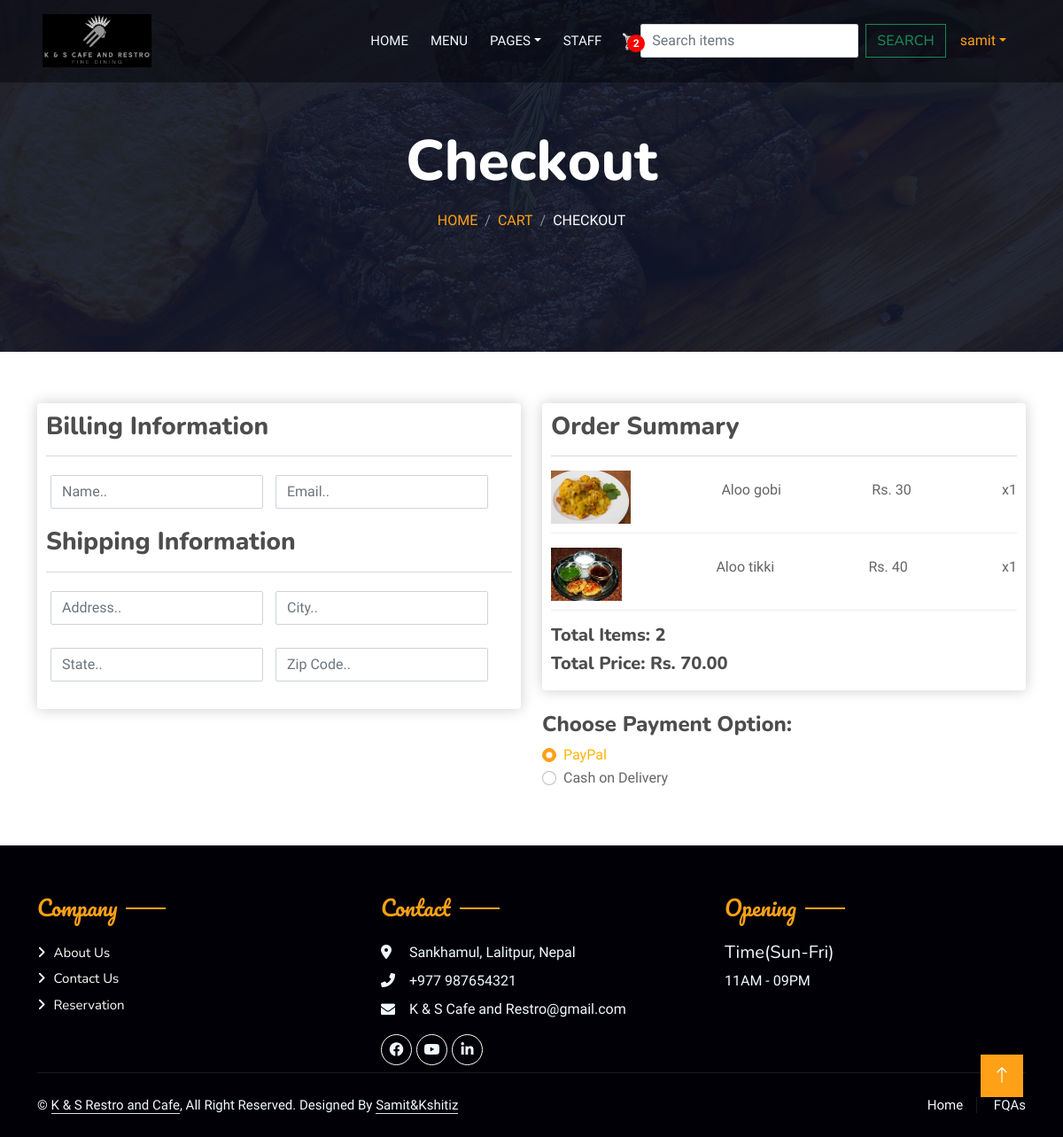
The app's page /checkout/ (signed in), older data.
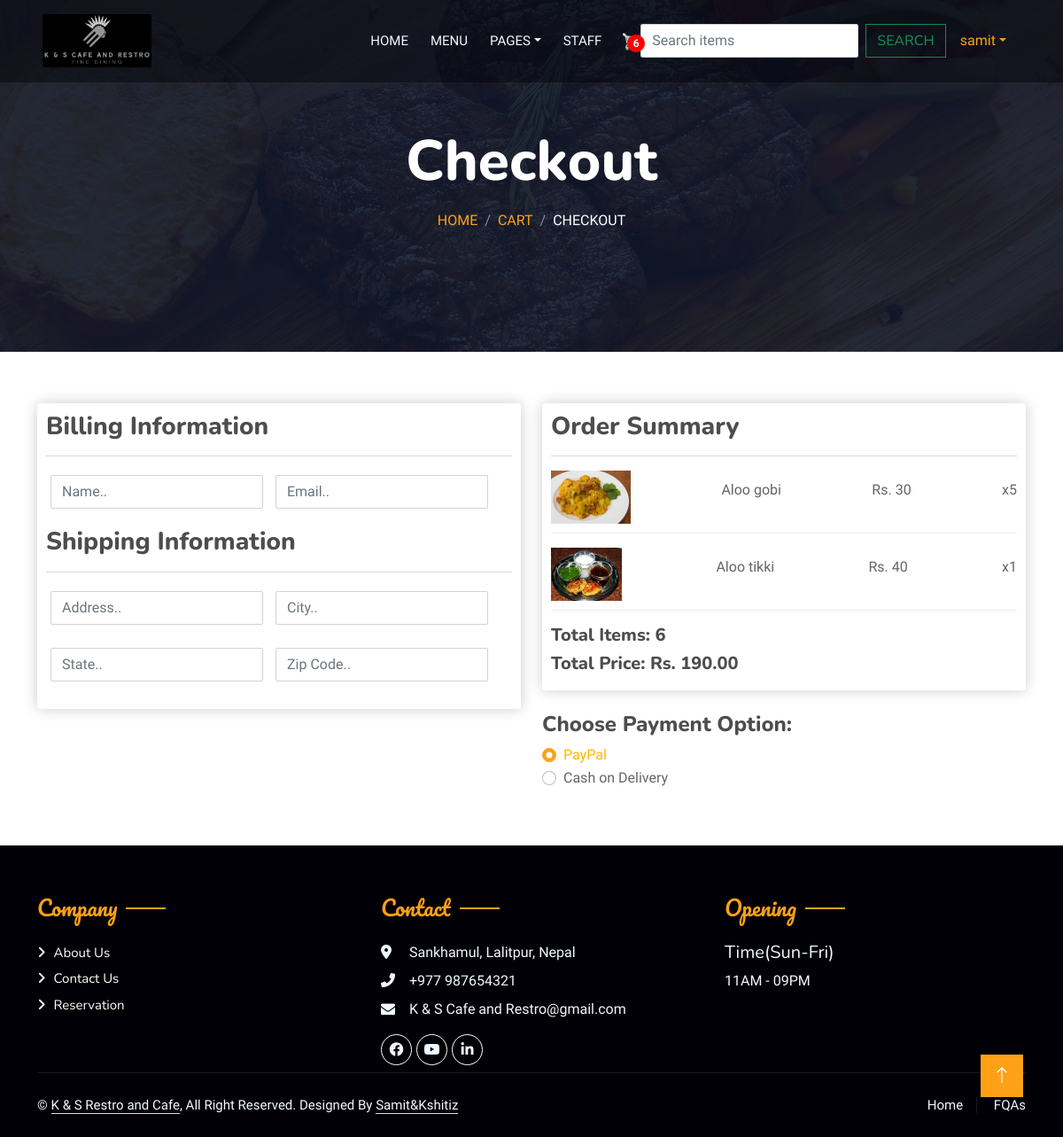
The same page, newer data.
### home/models.py (models this page shows, shortened)
class OrderItem(models.Model):
    user = models.OneToOneField(User, null=True, blank=True, on_delete=models.CASCADE)
    product = models.ForeignKey(Items, on_delete=models.SET_NULL, blank=True, null=True)
    order = models.ForeignKey(Order, on_delete=models.SET_NULL, null=True, blank=True)
    quantity = models.IntegerField(default=0, null=True, blank=True)
    date_added = models.DateTimeField(auto_now_add=True)
    @property
    def get_total(self):
        return self.quantity * self.product.price

class Order(models.Model):
    customer = models.ForeignKey(Customer, on_delete=models.SET_NULL, null=True, blank=True)
    date_ordered = models.DateTimeField(auto_now_add=True)
    complete = models.BooleanField(default=False)
    transaction_id = models.CharField(max_length=100, null=True)
    @property
    def get_cart_total(self):
        order_items = self.orderitem_set.all()
        total = sum(item.get_total for item in order_items)
        return total
    @property
    def get_cart_items(self):
        order_items = self.orderitem_set.all()
        total = sum(item.quantity for item in order_items)
        return total

class Items(models.Model):
    CATEGORY_CHOICES = [
        ('Food', 'Food'),
        ('Drinks', 'Drinks'),
    ]
    name = models.CharField(max_length=20)
    price = models.IntegerField()
    image = models.ImageField(null=True, blank=True, upload_to="images/")
    digital = models.BooleanField(default=False)
    date_added = models.DateTimeField(auto_now_add=True, null=True)
    category = models.CharField(max_length=10, choices=CATEGORY_CHOICES, default='Food')  # New field

### home/views.py (the view)
# urls.py: path("checkout/", checkout, name="checkout"),
@login_required(login_url='login')
def checkout(request):
    if request.user.is_authenticated:
        try:
            customer = request.user.customer
        except ObjectDoesNotExist:
            messages.error(request, "Customer account not found. Please contact support or register.")
            return redirect('some_existing_view')  # Redirect to a relevant view
        order, created = Order.objects.get_or_create(customer=customer, complete=False)
        items = order.orderitem_set.all()
        cart_items = order.get_cart_items
    else:
        items, order, cart_items = get_cart_items_from_cookie(request)
    context = {"items": items, "order": order, "cart_items": cart_items}
    return render(request, 'checkout.html', context)

### templates/checkout.html (shortened to what this page needs)
{% extends 'base.html' %} {% load static %} {% block myblock %}
<div class="container-xxl py-5 bg-dark hero-header mb-5">
  <div class="container text-center my-5 pt-5 pb-4">
    <h1 class="display-3 text-white mb-3 animated slideInDown">Checkout</h1>
    <nav aria-label="breadcrumb">
      <ol class="breadcrumb justify-content-center text-uppercase">
        <li class="breadcrumb-item"><a href="{% url 'home' %}">Home</a></li>
        <li class="breadcrumb-item"><a href="{% url 'cart' %}">Cart</a></li>
        <li class="breadcrumb-item text-white active" aria-current="page">
          Checkout
        </li>
      </ol>
    </nav>
  </div>
</div>
<div class="container my-5">
  <div class="row">
    <div class="col-lg-6">
      <div class="box-element" id="form-wrapper">
        <form id="form">
          <div id="user-info">
            <h3>Billing Information</h3>
            <hr />
            <div class="form-field mb-3">
              <input
                required
                class="form-control"
                type="text"
                name="name"
                placeholder="Name.."
              />
            </div>
            <div class="form-field mb-3">
              <input
                required
                class="form-control"
                type="email"
                name="email"
                placeholder="Email.."
              />
            </div>
          </div>
          <div id="shipping-info">
            <h3>Shipping Information</h3>
            <hr />
            <div class="form-field mb-3">
              <input
                class="form-control"
                type="text"
                name="address"
                placeholder="Address.."
              />
            </div>
            <div class="form-field mb-3">
              <input
                class="form-control"
                type="text"
                name="city"
                placeholder="City.."
              />
            </div>
            <div class="form-field mb-3">
              <input
                class="form-control"
                type="text"
                name="state"
                placeholder="State.."
              />
            </div>
            <div class="form-field mb-3">
              <input
                class="form-control"
                type="text"
                name="zipcode"
                placeholder="Zip Code.."
              />
            </div>
          </div>
        </form>
      </div>
    </div>
    <div class="col-lg-6">
      <div class="box-element">
        <h3>Order Summary</h3>
        <hr />
        {% for item in items %}
        <div
          class="cart-row d-flex justify-content-between align-items-center mb-3"
        >
          <div>
            <img
              src="{{ item.product.image.url }}"
              alt="{{ item.product.name }}"
              style="height: 60px"
            />
          </div>
          <div><p>{{ item.product.name }}</p></div>
          <div><p>Rs. {{ item.product.price }}</p></div>
          <div><p>x{{ item.quantity }}</p></div>
        </div>
        {% endfor %}
        <h5>Total Items: {{ order.get_cart_items }}</h5>
        <h5>Total Price: Rs. {{ order.get_cart_total|floatformat:2 }}</h5>
      </div>
      <div class="payment-options mt-4">
        <h4>Choose Payment Option:</h4>
        <div class="form-check">
          <input
            class="form-check-input"
            type="radio"
            name="paymentOption"
            id="paypalOption"
            value="PayPal"
            checked
          />
          <label class="form-check-label" for="paypalOption">PayPal</label>
        </div>
        <div class="form-check">
          <input
            class="form-check-input"
            type="radio"
            name="paymentOption"
            id="codOption"
            value="COD"
          />
          <label class="form-check-label" for="codOption"
            >Cash on Delivery</label
          >
        </div>
      </div>
    </div>
  </div>
</div>
{% endblock %}

### templates/base.html (shortened to what the changed rows need)
<!DOCTYPE html>
{% load static %}
<html lang="en">
  <head>
    <link
      rel="stylesheet"
      href="https://cdn.jsdelivr.net/npm/bootstrap-icons@1.10.5/font/bootstrap-icons.css"
    />
    <link
      href="https://cdnjs.cloudflare.com/ajax/libs/font-awesome/5.10.0/css/all.min.css"
      rel="stylesheet"
    />
    <link
      rel="stylesheet"
      href="https://cdnjs.cloudflare.com/ajax/libs/font-awesome/6.0.0-beta3/css/all.min.css"
    />
    <link href="{% static 'lib/animate/animate.min.css' %}" rel="stylesheet" />
    <link
      href="{% static 'lib/owlcarousel/assets/owl.carousel.min.css' %}"
      rel="stylesheet"
    />
    <link
      href="{% static 'lib/tempusdominus/css/tempusdominus-bootstrap-4.min.css' %}"
      rel="stylesheet"
    />
    <link
      href="{% static 'css/bootstrap.min.css' %}"
      type="text/css"
      rel="stylesheet"
    />
    <link
      href="{% static 'css/style.css' %}"
      type="text/css"
      rel="stylesheet"
    />
    <link href="{% static 'css/main.css' %}" type="text/css" rel="stylesheet" />
    <link
      href="{% static 'css/custom.css' %}"
      type="text/css"
      rel="stylesheet"
    />
    <link
      rel="stylesheet"
      href="https://cdnjs.cloudflare.com/ajax/libs/font-awesome/4.7.0/css/font-awesome.min.css"
    />
  </head>
  <body>
    <div class="container-xxl bg-white p-0">
      <div class="container-xxl position-relative p-0">
        <nav
          class="navbar navbar-expand-lg navbar-dark bg-dark px-4 px-lg-5 py-3 py-lg-0"
        >
          <div class="collapse navbar-collapse" id="navbarCollapse">
            <a
              href="{% url 'cart' %}"
              style="position: relative; display: inline-block"
            >
              <p id="cart-total">{{ cart_items }}</p>
            </a>
          </div>
        </nav>
      </div>
      {% block myblock %} {% endblock %}
    </div>
  </body>
</html>

Row changes from the older to the newer data that the page shows:
changed OrderItem "Aloo gobi": quantity "1" → "5"
changed through a linked row, Order: get_cart_items "2" → "6"; get_cart_total "70.00" → "190.00"
Text that changed along with them:
{{ cart_items }}: "2" → "6"
